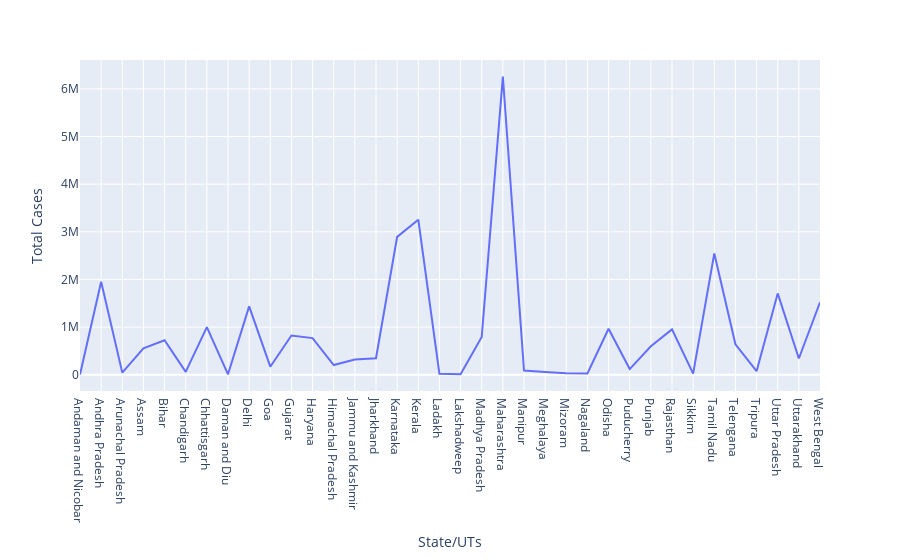

The notebook cell this image was saved under:
### Markdown cell above
# Let us look at the variation of total cases with states

### Code cell
px.line(df, x='State/UTs', y='Total Cases', labels={'x':'State/UTs', 'y':'Total Cases'})

### Figure 1 — Plotly figure (JSON) as saved in the notebook; plotly's stock layout.template omitted (floating-point values rounded to 4 significant figures)
{"data": [{"hovertemplate": "State/UTs=%{x}<br>Total Cases=%{y}<extra></extra>", "legendgroup": "", "line": {"color": "#636efa", "dash": "solid"}, "mode": "lines", "name": "", "orientation": "v", "showlegend": false, "type": "scatter", "x": ["Andaman and Nicobar", "Andhra Pradesh", "Arunachal Pradesh", "Assam", "Bihar", "Chandigarh", "Chhattisgarh", "Daman and Diu", "Delhi", "Goa", "Gujarat", "Haryana", "Himachal Pradesh", "Jammu and Kashmir", "Jharkhand", "Karnataka", "Kerala", "Ladakh", "Lakshadweep", "Madhya Pradesh", "Maharashtra", "Manipur", "Meghalaya", "Mizoram", "Nagaland", "Odisha", "Puducherry", "Punjab", "Rajasthan", "Sikkim", "Tamil Nadu", "Telengana", "Tripura", "Uttar Pradesh", "Uttarakhand", "West Bengal"], "xaxis": "x", "y": [7525, 1952513, 45703, 557437, 724390, 61922, 1001037, 10637, 1435844, 170416, 824683, 769717, 205017, 320491, 346918, 2893556, 3254064, 20296, 10127, 791738, 6258079, 91460, 60597, 31145, 27240, 965715, 120227, 598741, 953522, 24823, 2546689, 640659, 76315, 1708152, 341673, 1522833], "yaxis": "y"}], "layout": {"legend": {"tracegroupgap": 0}, "margin": {"t": 60}, "xaxis": {"anchor": "y", "domain": [0, 1], "title": {"text": "State/UTs"}}, "yaxis": {"anchor": "x", "domain": [0, 1], "title": {"text": "Total Cases"}}}}
